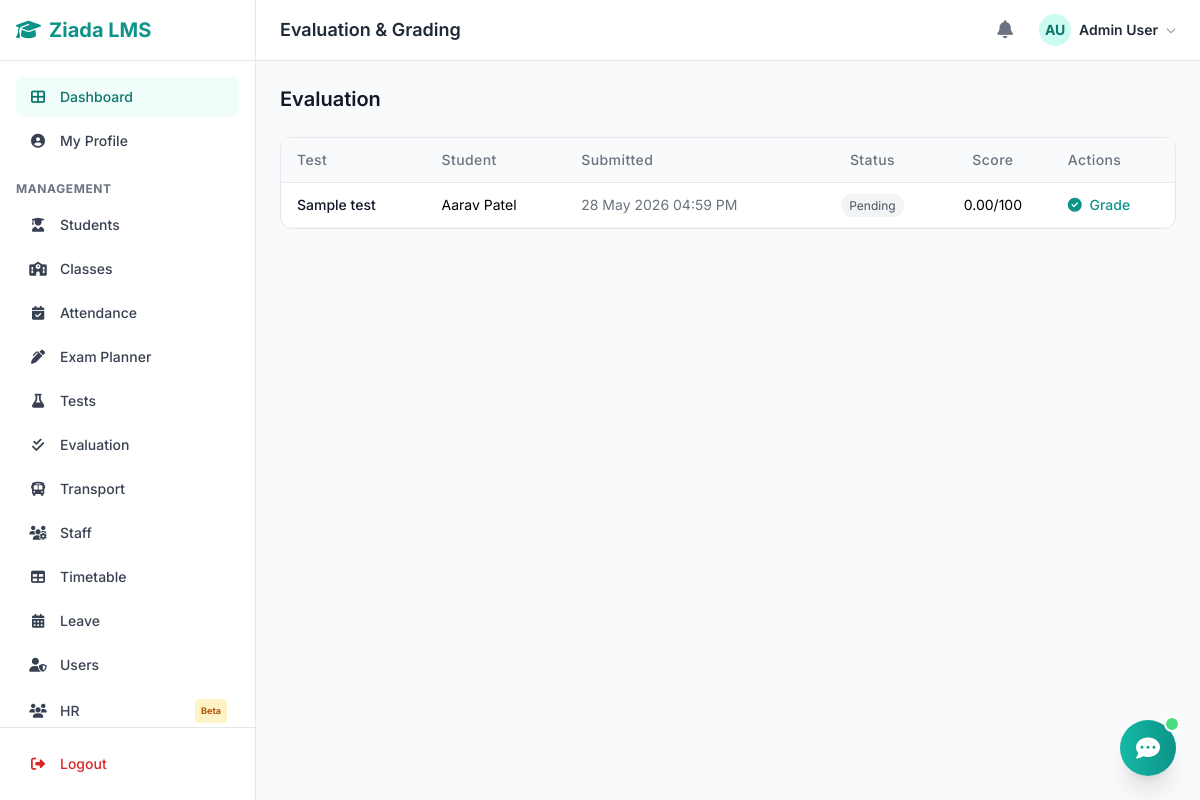
The app's page /modules/evaluation/index.php (signed in) with its own data.
### tables this page shows
CREATE TABLE `users` (
  `id` int(11) NOT NULL,
  `username` varchar(50) NOT NULL,
  `email` varchar(100) NOT NULL,
  `password` varchar(255) NOT NULL,
  `full_name` varchar(100) NOT NULL,
  `phone` varchar(20) DEFAULT NULL,
  `role` enum('admin','teacher','student') NOT NULL DEFAULT 'student',
  `avatar` varchar(255) DEFAULT NULL,
  `is_active` tinyint(1) DEFAULT 1,
  `created_at` timestamp NOT NULL DEFAULT current_timestamp(),
  `updated_at` timestamp NOT NULL DEFAULT current_timestamp() ON UPDATE current_timestamp()
);

CREATE TABLE `test_submissions` (
  `id` int(11) NOT NULL,
  `test_id` int(11) NOT NULL,
  `student_id` int(11) NOT NULL,
  `answers` longtext DEFAULT NULL CHECK (json_valid(`answers`)),
  `total_marks_obtained` decimal(5,2) DEFAULT NULL,
  `status` enum('pending','evaluated','resubmitted') DEFAULT 'pending',
  `submitted_at` timestamp NOT NULL DEFAULT current_timestamp(),
  `evaluated_at` datetime DEFAULT NULL,
  `evaluated_by` int(11) DEFAULT NULL,
  `feedback` text DEFAULT NULL
);

CREATE TABLE `tests` (
  `id` int(11) NOT NULL,
  `title` varchar(200) NOT NULL,
  `class_id` int(11) NOT NULL,
  `subject_id` int(11) DEFAULT NULL,
  `total_marks` int(11) DEFAULT 100,
  `difficulty` enum('easy','medium','hard') DEFAULT 'medium',
  `mcq_count` int(11) DEFAULT 0,
  `subjective_count` int(11) DEFAULT 0,
  `duration_minutes` int(11) DEFAULT 60,
  `instructions` text DEFAULT NULL,
  `created_by` int(11) DEFAULT NULL,
  `is_active` tinyint(1) DEFAULT 1,
  `created_at` timestamp NOT NULL DEFAULT current_timestamp()
);

CREATE TABLE `students` (
  `id` int(11) NOT NULL,
  `user_id` int(11) DEFAULT NULL,
  `class_id` int(11) DEFAULT NULL,
  `enrollment_id` varchar(50) NOT NULL,
  `admission_date` date DEFAULT NULL,
  `date_of_birth` date DEFAULT NULL,
  `gender` enum('male','female','other') DEFAULT NULL,
  `blood_group` varchar(5) DEFAULT NULL,
  `address` text DEFAULT NULL,
  `city` varchar(100) DEFAULT NULL,
  `state` varchar(100) DEFAULT NULL,
  `pincode` varchar(10) DEFAULT NULL,
  `parent_name` varchar(100) DEFAULT NULL,
  `parent_phone` varchar(20) DEFAULT NULL,
  `parent_email` varchar(100) DEFAULT NULL,
  `guardian_name` varchar(100) DEFAULT NULL,
  `guardian_phone` varchar(20) DEFAULT NULL,
  `is_active` tinyint(1) DEFAULT 1,
  `created_at` timestamp NOT NULL DEFAULT current_timestamp()
);

### config/database.php (called while the page is built, shortened)
<?php
function db_connect() {
    $conn = new mysqli(DB_HOST, DB_USER, DB_PASS, DB_NAME);
    $conn->set_charset("utf8mb4");
    return $conn;
}
function db_query($sql, $params = []) {
    $conn = db_connect();
    if (!empty($params)) {
        $stmt = $conn->prepare($sql);
        if ($stmt) {
            $types = '';
            foreach ($params as $p) {
                if (is_int($p)) $types .= 'i';
                elseif (is_double($p)) $types .= 'd';
                else $types .= 's';
            }
            $stmt->bind_param($types, ...$params);
            $stmt->execute();
            $result = $stmt->get_result();
            return $result;
        }
    }
    $result = $conn->query($sql);
    return $result;
}
function db_get_row($sql, $params = []) {
    $result = db_query($sql, $params);
    return $result ? $result->fetch_assoc() : null;
}
function db_get_all($sql, $params = []) {
    $result = db_query($sql, $params);
    return $result ? $result->fetch_all(MYSQLI_ASSOC) : [];
}

### modules/evaluation/index.php (the view, shortened to what this page needs)
<?php
require_once __DIR__ . '/../../includes/functions.php';
$submissions = db_get_all("SELECT ts.*, t.title as test_title, t.total_marks, s.parent_name as student_name, s.enrollment_id
    FROM test_submissions ts
    LEFT JOIN tests t ON ts.test_id = t.id
    LEFT JOIN students s ON ts.student_id = s.id
    ORDER BY ts.submitted_at DESC LIMIT 50");
include __DIR__ . '/../../includes/header.php';
?>
<div class="max-w-6xl mx-auto">
    <div class="flex items-center justify-between mb-6">
        <h2 class="text-xl font-semibold text-gray-900">Evaluation</h2>
    </div>
    <?php if (empty($submissions)): ?>
    <div class="bg-white rounded-xl border border-gray-200 p-12 text-center">
        <i class="fas fa-check-double text-5xl text-gray-300 mb-4 block"></i>
        <p class="text-gray-500">No submissions to evaluate yet.</p>
    </div>
    <?php else: ?>
    <div class="bg-white rounded-xl border border-gray-200 overflow-hidden">
        <table class="w-full text-sm">
            <thead>
                <tr class="bg-gray-50 border-b border-gray-200">
                    <th class="text-left py-3 px-4 font-medium text-gray-500">Test</th>
                    <th class="text-left py-3 px-4 font-medium text-gray-500">Student</th>
                    <th class="text-left py-3 px-4 font-medium text-gray-500">Submitted</th>
                    <th class="text-center py-3 px-4 font-medium text-gray-500">Status</th>
                    <th class="text-center py-3 px-4 font-medium text-gray-500">Score</th>
                    <th class="text-left py-3 px-4 font-medium text-gray-500">Actions</th>
                </tr>
            </thead>
            <tbody>
                <?php foreach ($submissions as $sub): ?>
                <tr class="border-b border-gray-100 hover:bg-gray-50">
                    <td class="py-3 px-4 font-medium text-gray-900"><?= sanitize($sub['test_title']) ?></td>
                    <td class="py-3 px-4"><?= sanitize($sub['student_name']) ?></td>
                    <td class="py-3 px-4 text-gray-500"><?= format_date($sub['submitted_at'], 'd M Y h:i A') ?></td>
                    <td class="py-3 px-4 text-center">
                        <span class="text-xs px-2 py-1 rounded-full <?= $sub['status'] == 'evaluated' ? 'bg-green-100 text-green-700' : ($sub['status'] == 'resubmitted' ? 'bg-amber-100 text-amber-700' : 'bg-gray-100 text-gray-600') ?>">
                            <?= ucfirst($sub['status']) ?>
                        </span>
                    </td>
                    <td class="py-3 px-4 text-center">
                        <?= $sub['total_marks_obtained'] !== null ? $sub['total_marks_obtained'] . '/' . $sub['total_marks'] : '-' ?>
                    </td>
                    <td class="py-3 px-4">
                        <a href="grade.php?id=<?= $sub['id'] ?>" class="text-teal-600 hover:text-teal-800 text-sm font-medium">
                            <i class="fas fa-check-circle mr-1"></i> Grade
                        </a>
                    </td>
                </tr>
                <?php endforeach; ?>
            </tbody>
        </table>
    </div>
    <?php endif; ?>
</div>
<?php include __DIR__ . '/../../includes/footer.php'; ?>

### includes/functions.php (shortened to what this page needs)
<?php
function sanitize($input) {
    return htmlspecialchars(strip_tags(trim($input)), ENT_QUOTES, 'UTF-8');
}
function format_date($date, $format = 'd M Y') {
    return date($format, strtotime($date));
}
function get_avatar($name, $photo = null, $subdir = 'avatars') {
    $initials = '';
    $parts = explode(' ', $name);
    foreach ($parts as $p) $initials .= strtoupper($p[0] ?? '');
    return substr($initials, 0, 2);
}
function user_avatar_html($user, $size = 'w-8 h-8', $text_size = 'text-sm') {
    $initial = get_avatar($user['full_name'] ?? 'U');
    return '<div class="' . $size . ' rounded-full bg-teal-100 flex items-center justify-center ' . $text_size . ' font-bold text-teal-700">' . $initial . '</div>';
}

### assets/css/style.css (style rules this page uses)
:root { --color-primary: #0d9488; --color-primary-hover: #0f766e; --color-primary-light: #f0fdfa; --color-primary-ring: rgba(13, 148, 136, 0.3); --font-sans: 'Inter', -apple-system, BlinkMacSystemFont, 'Segoe UI', Roboto, sans-serif; }
* { margin: 0; padding: 0; box-sizing: border-box; }
body { font-family: var(--font-sans); -webkit-font-smoothing: antialiased; }
table { border-collapse: separate; border-spacing: 0; }
th { font-weight: 600; letter-spacing: 0.03em; }
tbody tr { transition: background-color 0.12s ease; }

### records on screen
users: full_name "AU"
test_submissions: test.title "Sample test", student.parent_name "Aarav Patel", submitted_at "28 May 2026 04:59 PM", status "Pending", total_marks_obtained "0.00", test.total_marks "100"

### other values on screen
$page_title "Evaluation & Grading"
get_user_name() "Admin User"
